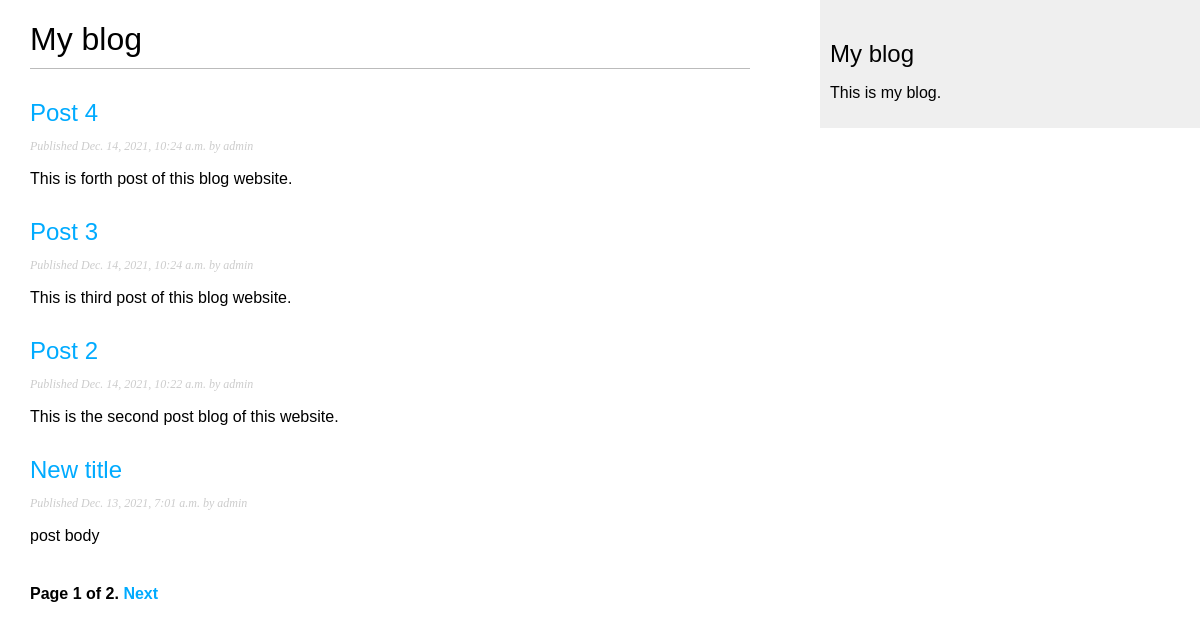
Screenshot of /blog/ with the database file from the repository.
### blog/models.py (models this page shows, shortened)
class Post(models.Model):
    STATUS_CHOICES = (
        ('draft', 'Draft'),
        ('published', 'Published'),
    )
    title = models.CharField(max_length=250)
    slug = models.SlugField(max_length=250, unique_for_date='publish')
    author = models.ForeignKey(User, on_delete=models.CASCADE, related_name='blog_posts')
    body = models.TextField()
    publish = models.DateTimeField(default=timezone.now)
    created = models.DateTimeField(auto_now_add=True)
    updated = models.DateTimeField(auto_now=True)
    status = models.CharField(max_length=10, choices=STATUS_CHOICES, default='draft')
    objects = models.Manager()  # the default manager.
    published = PublishedManager()  # custom manager.
    class Meta:
        ordering = ('-publish',)
    def get_absolute_url(self):
        return reverse('blog:post_detail', args=[self.publish.year, self.publish.month, self.publish.day, self.slug])

### blog/views.py (the view)
# urls.py: path('', views.PostListView.as_view(), name='post_list'),
class PostListView(ListView):
    queryset = Post.published.all()
    context_object_name = 'posts'
    paginate_by = 4
    template_name = 'blog/post/list.html'

### blog/templates/blog/post/list.html (shortened to what this page needs)
{% extends 'blog/base.html' %}
{% block content %}
    <h1>My blog</h1>
    {% for post in posts %}
        <h2>
            <a href="{{ post.get_absolute_url }}">
                {{ post.title }}
            </a>
        </h2>
        <p class="date">
            Published {{ post.publish }} by {{ post.author }}
        </p>
        {{ post.body|truncatewords:30|linebreaks }}
    {% endfor %}
    {% include 'pagination.html' with page=page_obj %}
{% endblock %}

### blog/templates/blog/base.html (shortened to what this page needs)
{% load static %}
<!DOCTYPE html>
<html lang="en">
<head>
    <link href="{% static 'css/blog.css' %}" rel="stylesheet">
</head>
<body>
    <div id="content">
        {% block content %}
        {% endblock %}
    </div>
    <div id="sidebar">
        <h2>My blog</h2>
        <p>This is my blog.</p>
    </div>
</body>
</html>

### blog/templates/pagination.html (shortened to what this page needs)
<div class="pagination">
    <span class="step-link">
        <span class="current">
            Page {{ page.number }} of {{ page.paginator.num_pages }}.
        </span>
        {% if page.has_next %}
            <a href="?page={{ page.next_page_number }}">Next</a>
        {% endif %}
    </span>
</div>

### blog/static/css/blog.css (style rules this page uses)
body { margin:0; padding:0; font-family:helvetica, sans-serif; }
a { color:#00abff; text-decoration:none; }
h1 { font-weight:normal; border-bottom:1px solid #bbb; padding:0 0 10px 0; }
h2 { font-weight:normal; margin:30px 0 0; }
#content { float:left; width:60%; padding:0 0 0 30px; }
#sidebar { float:right; width:30%; padding:10px; background:#efefef; height:100%; }
p.date { color:#ccc; font-family: georgia, serif; font-size: 12px; font-style: italic; }
.pagination { margin:40px 0; font-weight:bold; }

### rows the page displays
Post: title "Post 4", publish "Dec. 14, 2021, 10:24 a.m.", author "admin", body "This is forth post of this blog website."
Post: title "Post 3", publish "Dec. 14, 2021, 10:24 a.m.", author "admin", body "This is third post of this blog website."
Post: title "Post 2", publish "Dec. 14, 2021, 10:22 a.m.", author "admin", body "This is the second post blog of this website."
Post: title "New title", publish "Dec. 13, 2021, 7:01 a.m.", author "admin", body "post body"

### other values shown
{{ page.number }} "1"
{{ page.paginator.num_pages }} "2"
